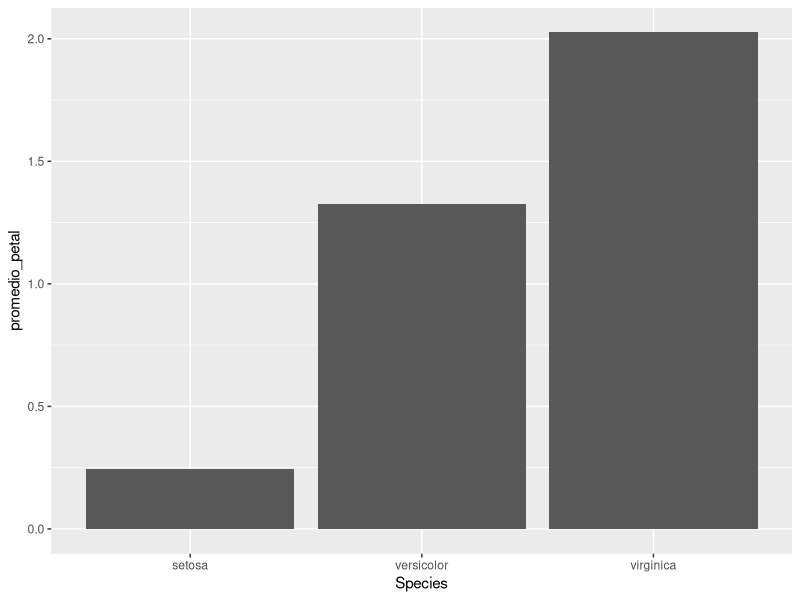
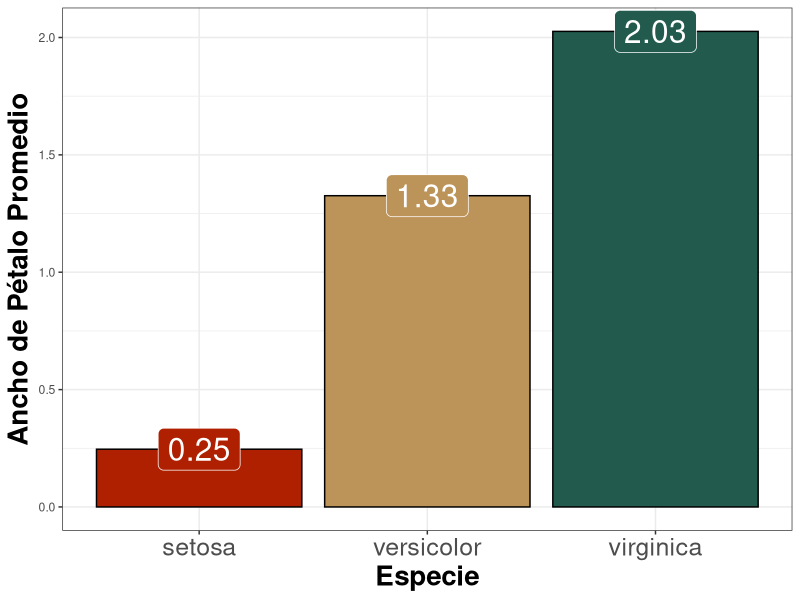
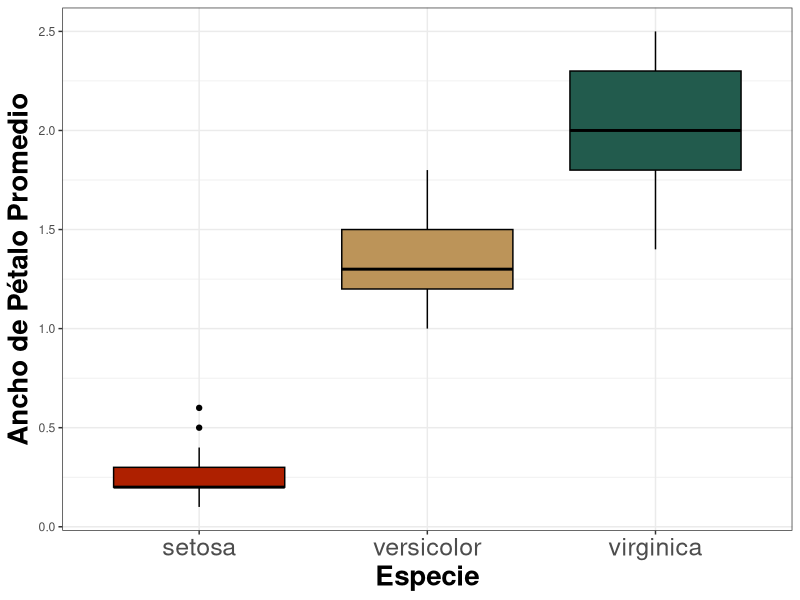
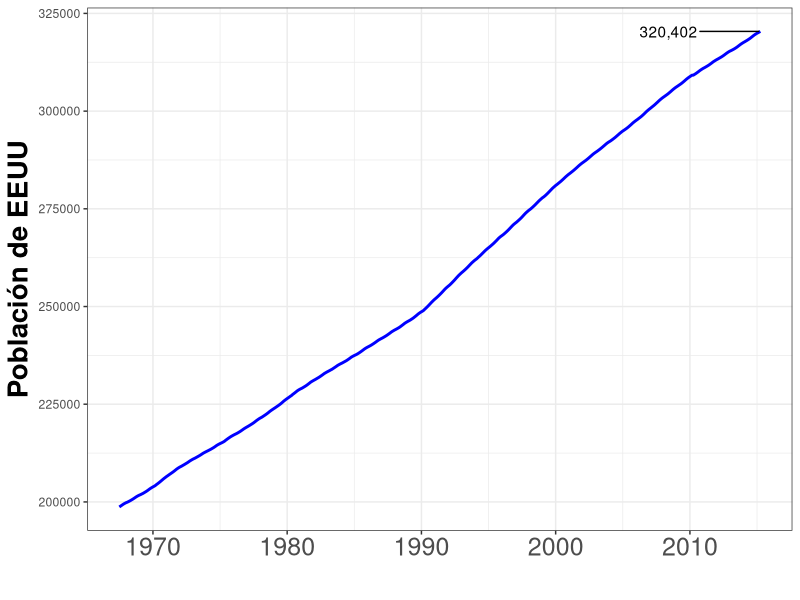

Reproduce these figures in R, in order.
## ---- chunk 1
# Operarios básicos
print(paste(class(1), 1, sep = ' - '))
print(paste(class(1.3), 1.3, sep = ' - '))
print(paste(class("Hola mundo"), 'Hola mundo', sep = ' - '))
print(paste(class(TRUE), TRUE, sep = ' - '))
## ---- chunk 2
# Operarios básicos
1 + 1
1 - 3
2 * 3
4/3

print('Saludos')
## ---- chunk 3
# Numeric vector
for(i in range(1:10)){
  print(i)
}
# String vector
for(i in c('A', 'b', 'Planes', 'AMLO')){
  print(i)
}

## ---- chunk 4
hello_world <- function(name){
  print(paste('Hello world I\'m', name))
}

hello_world('David')

square_list <- function(a){
  temp = 0
  for(i in a){
    temp = temp + i**2 
  }
  return(temp)
}

square_list(c(1,2,3))
## ---- chunk 5

data("iris")

head(iris)

## ---- chunk 6
library(ggplot2)
data("economics")

tail(economics)

## ---- chunk 7
# Load Library
library(tidyverse)
# Load some data
data("iris")
# Check out the data structure
iris %>% glimpse()

## ---- chunk 8
# Count data
iris %>% count(Species)

iris %>% group_by(Species) %>% 
  summarise(suma_sepal = sum(Sepal.Length), 
            promedio_petal = mean(Petal.Width))
## ---- chunk 9
# Graph data

iris %>% group_by(Species) %>% 
  summarise(suma_sepal = sum(Sepal.Length), 
            promedio_petal = mean(Petal.Width)) %>% 
  ggplot(aes(Species, promedio_petal)) + 
  geom_col()
## ---- chunk 10
# Graph data
library(scales)
iris %>% group_by(Species) %>% 
  summarise(promedio_petal = mean(Petal.Width)) %>% 
  ggplot(aes(Species, promedio_petal, fill = Species)) + 
  geom_col(color = 'black')+
  geom_label(aes(label = comma(promedio_petal)), size = 8, color = 'white')+
  labs(x = 'Especie', y = 'Ancho de Pétalo Promedio') + 
  scale_fill_manual(values = c('#ae2000', '#BC9459', '#225B4D'))+
  theme_bw()+
  theme(legend.position = 'none', 
        axis.text.x = element_text(size = 18), 
        axis.title = element_text(size = 20, face = 'bold'))
  
## ---- chunk 11
# Graph data
iris %>% group_by(Species) %>% 
  ggplot(aes(Species, Petal.Width, fill = Species)) + 
  geom_boxplot(color = 'black')+
  # geom_label(aes(label = comma(promedio_petal)), size = 8, color = 'white')+
  labs(x = 'Especie', y = 'Ancho de Pétalo Promedio') + 
  scale_fill_manual(values = c('#ae2000', '#BC9459', '#225B4D'))+
  theme_bw()+
  theme(legend.position = 'none', 
        axis.text.x = element_text(size = 18), 
        axis.title = element_text(size = 20, face = 'bold'))
  
## ---- chunk 12
library(ggrepel)
data("economics")
# Graph data
economics %>%
  ggplot(aes(date, pop)) + 
  geom_line(color = 'blue', linewidth = 1) +
  geom_text_repel(data = economics %>% filter(date==max(date)), aes(label = comma(pop)), nudge_x = -2500) +
  # geom_label(aes(label = comma(promedio_petal)), size = 8, color = 'white')+
  labs(x = '', y = 'Población de EEUU') + 
  theme_bw()+
  theme(legend.position = 'none', 
        axis.text.x = element_text(size = 18), 
        axis.title = element_text(size = 20, face = 'bold'))
  
